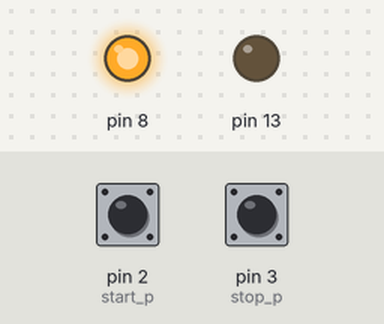
The sketch below on a simulated Arduino Uno, built for the host (arithmetic inside an expression is 32-bit, double 64-bit). Parts: output pins drawn as LEDs (lit = HIGH). Inputs (shaded band) come from the test bench; at power-on: pin 2 (start_p) HIGH, pin 3 (stop_p) HIGH. Storage starts empty.

Above: at 2.0 s.
2.1 s: pin 2 (start_p) pulled LOW for 0.15 s
At 2.8 s:
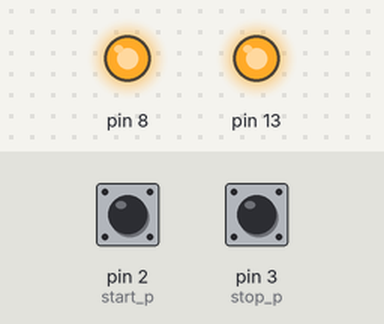
3.7 s: pin 3 (stop_p) pulled LOW for 0.15 s
At 4.4 s:
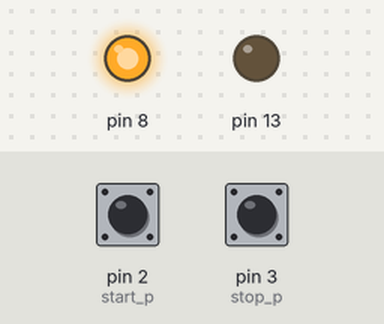
5.3 s: pin 2 (start_p) pulled LOW for 1 s
At 6.5 s:
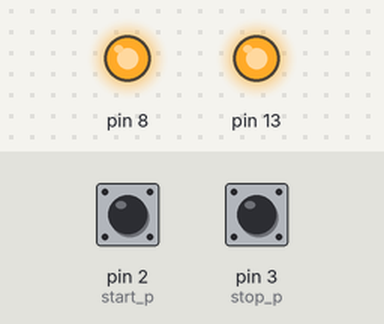
Timing chart, 0 to 8.3 s (numbered marks = the images above; inputs shaded):
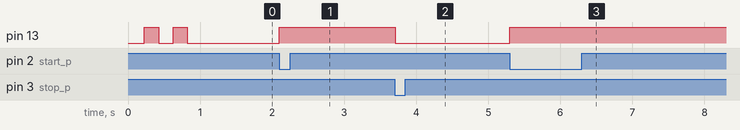

Measured:
- after the input at 2.1 s, pin 13: LOW → HIGH at once
- after the input at 3.7 s, pin 13: HIGH → LOW at once
- after the input at 5.3 s, pin 13: LOW → HIGH at once

The sketch:

32u4_audio_rec_v2.ino
```cpp
//https://github.com/TMRh20/TMRpcm/wiki/Advanced-Features#wiki-recording-audio for

#include <SD.h>
#include <SPI.h>
#include <TMRpcm.h>

#define SD_ChipSelectPin 4

TMRpcm audio;
File myFile;

char fname[20];
int cnt = 0;
int start_p = 2;
int stop_p = 3;
int rec_state = 0;

void setup() {
  pinMode(13, OUTPUT);
  pinMode(8, OUTPUT);
  digitalWrite(13, LOW);
  digitalWrite(8, LOW);
  pinMode(start_p, INPUT_PULLUP);
  pinMode(stop_p, INPUT_PULLUP);
  attachInterrupt(digitalPinToInterrupt(start_p), rec_start, FALLING);
  attachInterrupt(digitalPinToInterrupt(stop_p), rec_stop, FALLING);
  delay(200);

  if (!SD.begin(SD_ChipSelectPin)) {
    return;
  }else{
  }
  audio.CSPin = SD_ChipSelectPin;

  myFile = SD.open ("cnt.txt");

  while (myFile.available()) {
    myFile.read();
    cnt++;
  }

  myFile.close();

  sprintf(fname, "data%04d.wav", cnt+1);

  digitalWrite(13, HIGH);
  delay(200);
  digitalWrite(13, LOW);
  delay(200);
  digitalWrite(13, HIGH);
  delay(200);
  digitalWrite(13, LOW);

  digitalWrite(8, HIGH);
}

void loop() {

}

void rec_start() {
  if (rec_state == 0) {
    rec_state = 1;
    digitalWrite(13, HIGH);
    audio.startRecording(fname, 16000, A0);
  }
}

void rec_stop() {
  if (rec_state == 1) {
    audio.stopRecording(fname);
    myFile = SD.open ("cnt.txt", FILE_WRITE);
    myFile.print("1");
    myFile.close();
    digitalWrite(13, LOW);
    rec_state = 0;
    cnt++;
    sprintf(fname, "data%04d.wav", cnt+1);
  }
}
```
